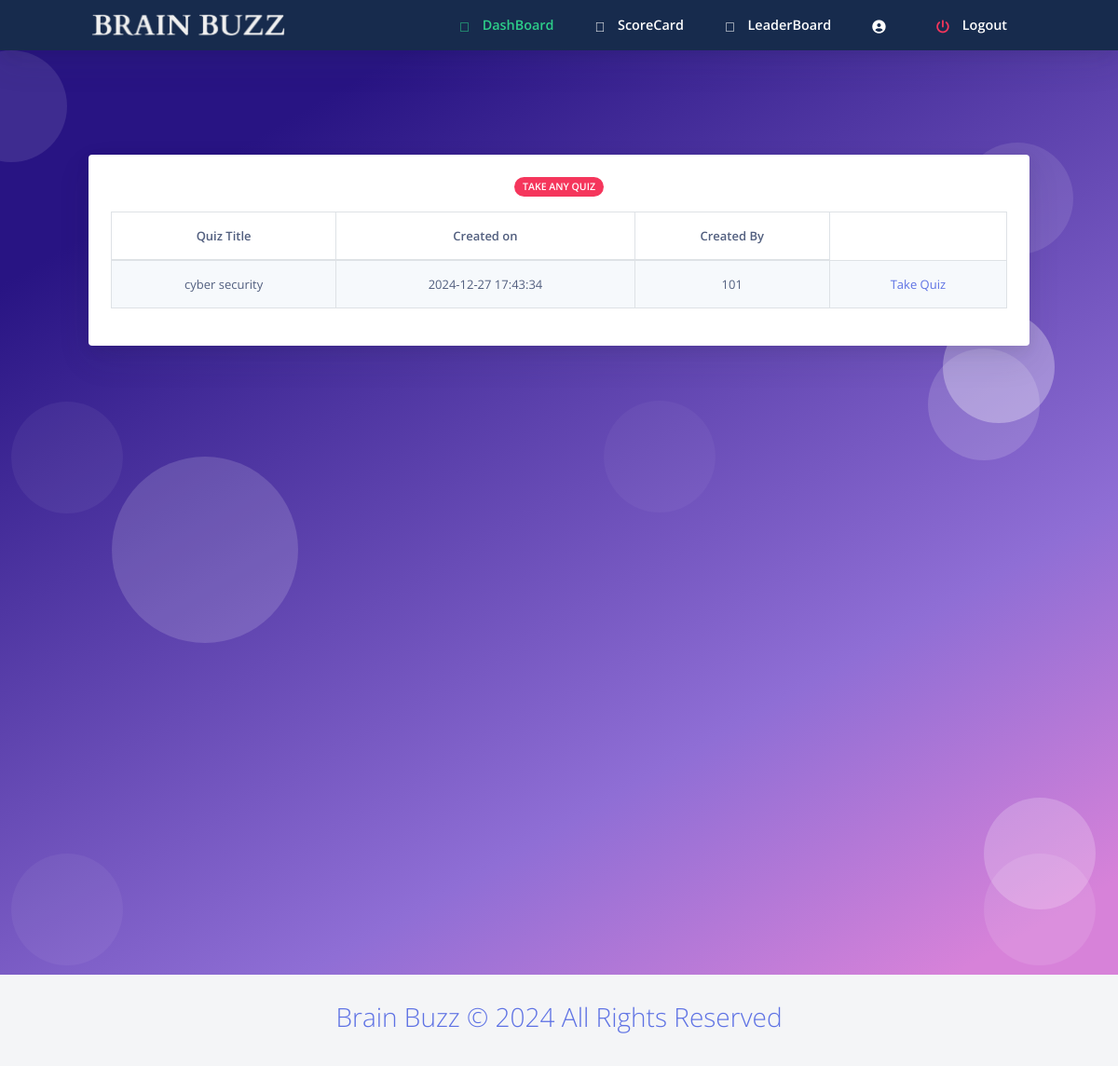
The page /homestud.php on the database its author committed.
### tables this page shows
CREATE TABLE quiz (
  quizid SERIAL PRIMARY KEY,
  quizname VARCHAR(100) NOT NULL,
  date_created TIMESTAMP NOT NULL DEFAULT CURRENT_TIMESTAMP,
  staffid VARCHAR(30) NOT NULL
);

### homestud.php (the view, shortened to what this page needs)
<html>
<?php require ("header.php");?>
<?php
require_once 'sql.php';
                $conn = mysqli_connect($host, $user, $ps, $project);if (!$conn) {
    echo "<script>alert(\"Database error retry after some time !\")</script>";
}
?>
  <body class="bg-white" id="top">
    <nav
      id="navbar-main"
      class="
        navbar navbar-main navbar-expand-lg
        bg-default
        navbar-light
        position-sticky
        top-0
        shadow
        py-0
      "
    >
      <div class="container">
        <ul class="navbar-nav navbar-nav-hover align-items-lg-center">
          <li class="nav-item dropdown">
            <a href="index.php" class="navbar-brand mr-lg-5 text-white">
                               <img src="assets/img/navbar.png" />
            </a>
          </li>
        </ul>
        <div class="navbar-collapse collapse bg-default" id="navbar_global">
          <ul class="navbar-nav align-items-lg-center ml-auto">
				 <li class="nav-item">
              <a href="homestud.php" class="nav-link">
                <span class="text-success nav-link-inner--text font-weight-bold"
                  ><i class="text-success fad fa-home"></i> DashBoard</span
                >
              </a>
            </li>
			 <li class="nav-item">
              <a href="studscorecard.php" class="nav-link">
                <span class="text-white nav-link-inner--text font-weight-bold"
                  ><i class="text-white fad fa-poll"></i> ScoreCard</span
                >
              </a>
            </li>
			 <li class="nav-item">
              <a href="studleaderboard.php" class="nav-link">
                <span class="text-white nav-link-inner--text font-weight-bold"
                  ><i class="text-white fad fa-award"></i> LeaderBoard</span
                >
              </a>
            </li>
			 <li class="nav-item">
              <a href="studprofile.php" class="nav-link">
                <span class="text-white nav-link-inner--text font-weight-bold"
                  ><i class="text-white fas fa-user-circle"></i> <?php echo $dbname ?></span
                >
              </a>
            </li>
		   <li class="nav-item">
              <a href="logout.php" class="nav-link">
                <span class="text-white nav-link-inner--text font-weight-bold"
                  ><i class="text-danger fas fa-power-off"></i> Logout</span
                >
              </a>
            </li>
          </ul>
        </div>
      </div>
    </nav>
  <section class="section section-shaped section-lg">
    <div class="shape shape-style-1 shape-primary">
      <span></span>
      <span></span>
      <span></span>
      <span></span>
      <span></span>
      <span></span>
      <span></span>
      <span></span>
      <span></span>
      <span></span>
    </div>
<div class="container">
<div class="row">
            <div class="col-sm-12 mb-3">
              <div class="card card-body bg-gradient-white text-white mt-3">
			  <div class="col-12 mx-auto text-center">
            <span class="badge badge-danger badge-pill mb-3">Take any Quiz</span>
          </div>
                   <?php
            $sql ="select * from quiz";
            $res=mysqli_query($conn,$sql);
            if($res)
            {
                echo "<table class=\" table table-striped table-hover table-bordered text-center \">
				<thead class=\" font-weight-bold \">
				<tr>
				<td>Quiz Title</td>
				<td>Created on</td>
				<td>Created By</td>
				</tr>
				</thead>";
                while ($row = mysqli_fetch_assoc($res)) {
                    echo "<tr><td>".$row["quizname"]."</td>
					<td>".$row["date_created"]."</td>
					<td>".$row["staffid"]."</td>
					<td><a id=\"tq\" href='takeq.php?qid=".$row['quizid']."'>Take Quiz</a></td></tr>";
                }
                echo "</table>";
            }
            ?>
                  </div>
                </div>
              </div>
    </div>
</section>
    <?php require("footer.php");?>
</body>
</html>

### rows shown on the page
quiz: quizname "cyber security", date_created "2024-12-27 17:43:34", staffid "101"
